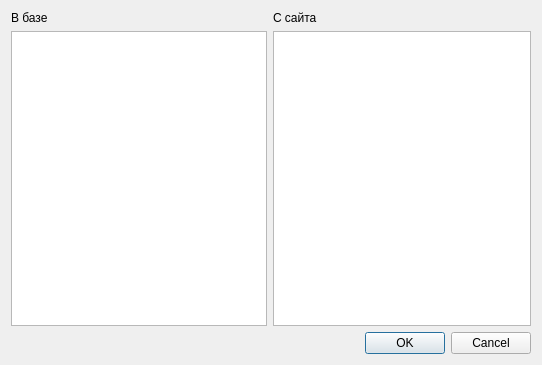
<?xml version="1.0" encoding="UTF-8"?>
<ui version="4.0">
 <class>adifference</class>
 <widget class="QDialog" name="adifference">
  <property name="geometry">
   <rect>
    <x>0</x>
    <y>0</y>
    <width>542</width>
    <height>365</height>
   </rect>
  </property>
  <property name="windowTitle">
   <string>Dialog</string>
  </property>
  <layout class="QGridLayout" name="gridLayout">
   <item row="0" column="0">
    <widget class="QLabel" name="label">
     <property name="text">
      <string>В базе</string>
     </property>
    </widget>
   </item>
   <item row="0" column="2">
    <widget class="QLabel" name="label_2">
     <property name="text">
      <string>С сайта</string>
     </property>
    </widget>
   </item>
   <item row="1" column="0" colspan="2">
    <widget class="QTextEdit" name="dbtext"/>
   </item>
   <item row="1" column="2">
    <widget class="QTextEdit" name="sitetext"/>
   </item>
   <item row="2" column="1" colspan="2">
    <widget class="QDialogButtonBox" name="buttonBox">
     <property name="orientation">
      <enum>Qt::Horizontal</enum>
     </property>
     <property name="standardButtons">
      <set>QDialogButtonBox::Cancel|QDialogButtonBox::Ok</set>
     </property>
    </widget>
   </item>
  </layout>
 </widget>
 <resources/>
 <connections>
  <connection>
   <sender>buttonBox</sender>
   <signal>accepted()</signal>
   <receiver>adifference</receiver>
   <slot>accept()</slot>
   <hints>
    <hint type="sourcelabel">
     <x>248</x>
     <y>254</y>
    </hint>
    <hint type="destinationlabel">
     <x>157</x>
     <y>274</y>
    </hint>
   </hints>
  </connection>
  <connection>
   <sender>buttonBox</sender>
   <signal>rejected()</signal>
   <receiver>adifference</receiver>
   <slot>reject()</slot>
   <hints>
    <hint type="sourcelabel">
     <x>316</x>
     <y>260</y>
    </hint>
    <hint type="destinationlabel">
     <x>286</x>
     <y>274</y>
    </hint>
   </hints>
  </connection>
 </connections>
</ui>
